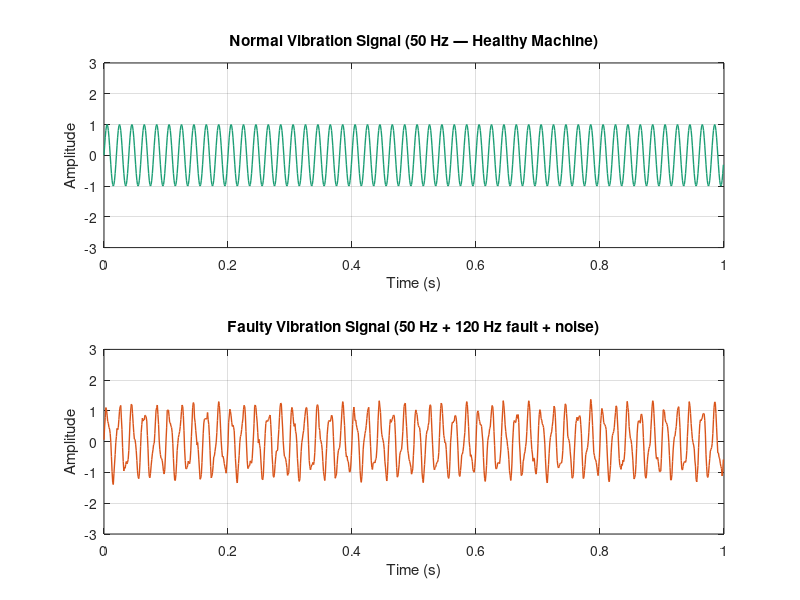
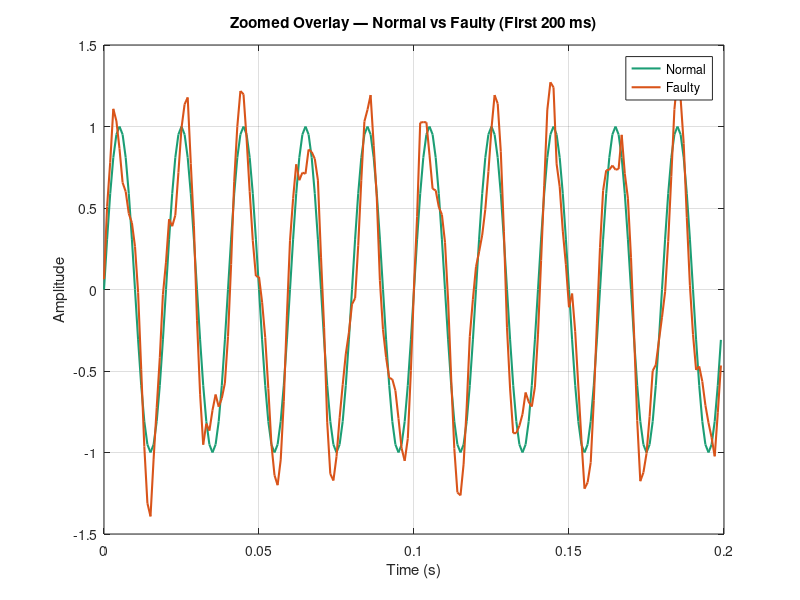

MATLAB code to generate these figures, in order:
%% Step 2: Faulty Vibration Signal Generation
% -----------------------------------------------
% Project: Predictive Maintenance Using Signal Processing
% Author : Mohd Luqmaan
% -----------------------------------------------

% --- Load normal signal from Step 1 ---
load('normal_signal.mat');   % loads: signal_normal, t, fs

% --- Fault Parameters ---
freq_fault = 120;    % Fault introduces a 120 Hz component (e.g. worn bearing)
amp_fault  = 0.3;   % Fault amplitude (0.8 = strong fault)
noise_level = 0.05;  % Random noise level

% --- Generate fault components ---
fault_component = amp_fault * sin(2 * pi * freq_fault * t);
noise_component = noise_level * randn(size(t));   % Gaussian random noise

% --- Combine: faulty = normal + fault + noise ---
signal_faulty = signal_normal + fault_component + noise_component;

% --- Save for later steps ---
save('faulty_signal.mat', 'signal_faulty', 't', 'fs');

% --- Plot 1: Full comparison side by side ---
figure('Name', 'Signal Comparison — Normal vs Faulty');

subplot(2,1,1);
plot(t, signal_normal, 'Color', [0.11 0.62 0.46], 'LineWidth', 1);
title('Normal Vibration Signal (50 Hz — Healthy Machine)');
xlabel('Time (s)'); ylabel('Amplitude'); grid on;
ylim([-3 3]);

subplot(2,1,2);
plot(t, signal_faulty, 'Color', [0.85 0.33 0.10], 'LineWidth', 1);
title('Faulty Vibration Signal (50 Hz + 120 Hz fault + noise)');
xlabel('Time (s)'); ylabel('Amplitude'); grid on;
ylim([-3 3]);

% --- Plot 2: Zoomed overlay for clear visual difference ---
figure('Name', 'Zoomed Overlay — First 200 ms');
plot(t(1:200), signal_normal(1:200), 'Color', [0.11 0.62 0.46], ...
     'LineWidth', 1.5, 'DisplayName', 'Normal');
hold on;
plot(t(1:200), signal_faulty(1:200), 'Color', [0.85 0.33 0.10], ...
     'LineWidth', 1.5, 'DisplayName', 'Faulty');
hold off;
title('Zoomed Overlay — Normal vs Faulty (First 200 ms)');
xlabel('Time (s)'); ylabel('Amplitude');
legend('Location', 'best');
grid on;

% --- Console summary ---
fprintf('\n--- Step 2 Summary ---\n');
fprintf('Normal signal RMS : %.4f\n', rms(signal_normal));
fprintf('Faulty signal RMS : %.4f\n', rms(signal_faulty));
fprintf('RMS ratio (F/N)   : %.4f\n', rms(signal_faulty)/rms(signal_normal));
fprintf('Fault frequency   : %d Hz\n', freq_fault);
fprintf('Fault amplitude   : %.1f\n', amp_fault);
fprintf('Noise level       : %.1f\n', noise_level);
fprintf('----------------------\n');
